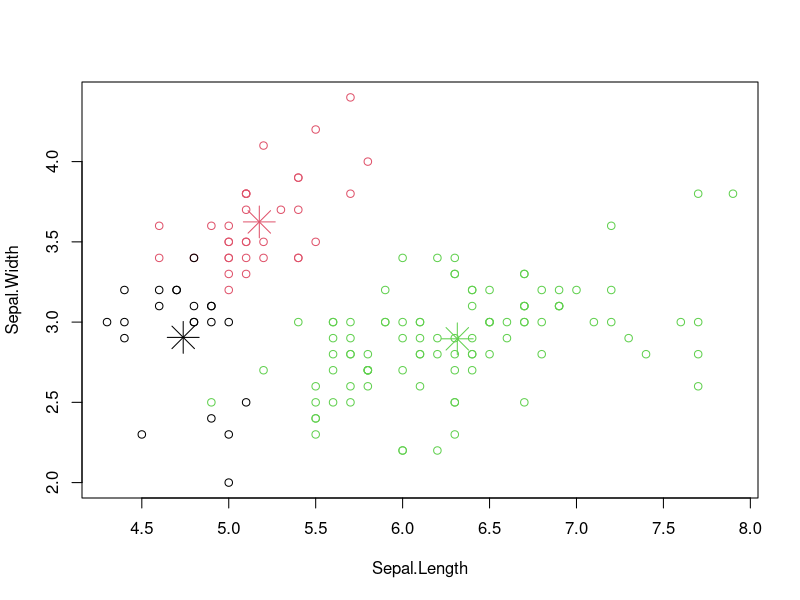
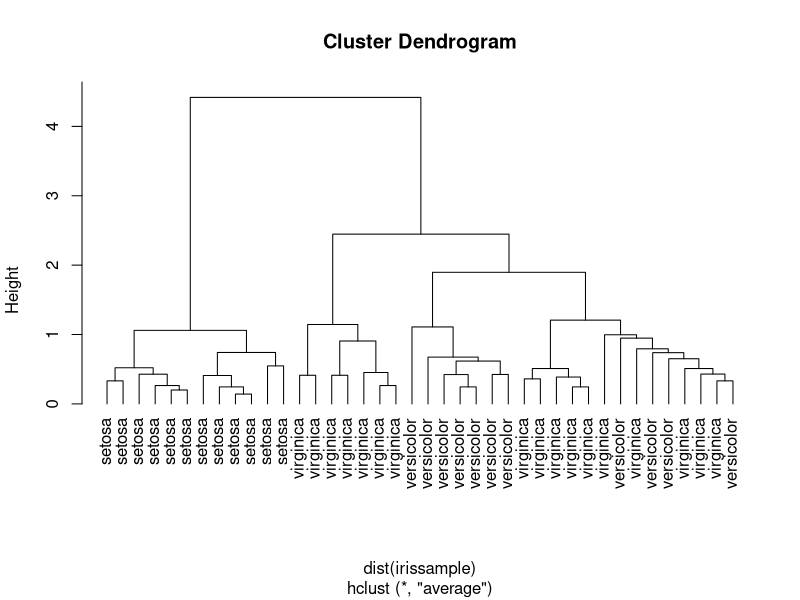

These figures' R source, in order:
library(datasets)
data()

data("iris")

head(iris,10)

vIris <- iris

vIris$Species <- NULL

kc <- kmeans(vIris,3)

kc

table(iris$Species, kc$cluster)

plot(vIris[c("Sepal.Length","Sepal.Width")], col = kc$cluster)

points(kc$centers, col = 1:3, pch = 8, cex = 3)

hc <- hclust(dist(iris), method = "ave")

idx <- sample(1:dim(iris)[1],40)

irissample <- iris[idx,]

irissample$Species <- NULL

# Hierarchical

hc <- hclust(dist(irissample), method = "ave")

plot(hc, hang= -1, labels = iris$Species[idx])